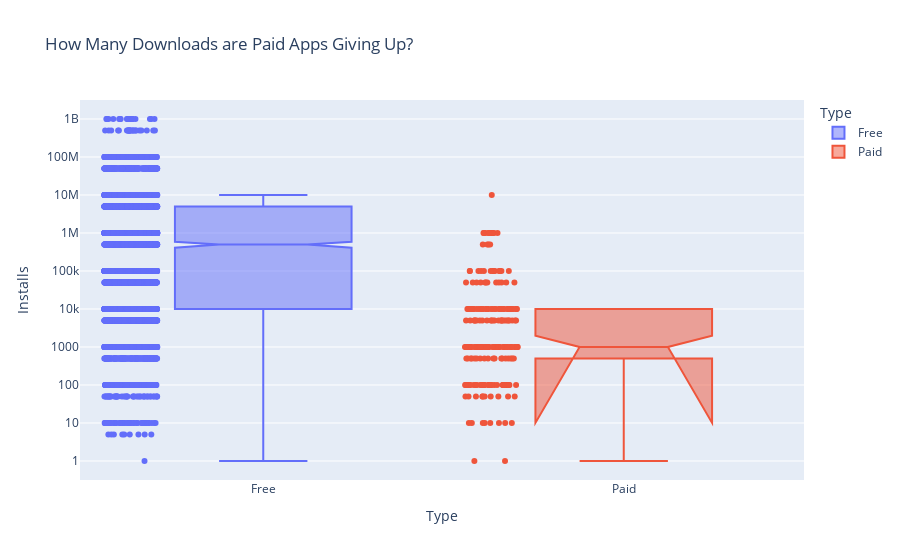

Notebook code cell kept with this figure:
### Markdown cell above
# Plotly Box Plots: Lost Downloads for Paid Apps

**Challenge**: Create a box plot that shows the number of Installs for free versus paid apps. How does the median number of installations compare? Is the difference large or small?

Use the [Box Plots Guide](https://plotly.com/python/box-plots/) and the [.box API reference](https://plotly.com/python-api-reference/generated/plotly.express.box.html) to create the following chart. 

<img src=https://imgur.com/uVsECT3.png>

### Code cell
box = px.box(df_apps_clean,
             y='Installs',
             x='Type',
             color='Type',
             notched=True,
             points='all',
             title='How Many Downloads are Paid Apps Giving Up?')
 
box.update_layout(yaxis=dict(type='log'))
 
box.show()

### Figure 1 — Plotly figure (JSON) as saved in the notebook; plotly's stock layout.template omitted (floating-point values rounded to 4 significant figures; data arrays with more than 128 entries replaced by an {"elided": "..."} marker saying what was removed)
{"data": [{"alignmentgroup": "True", "boxpoints": "all", "hovertemplate": "Type=%{x}<br>Installs=%{y}<extra></extra>", "legendgroup": "Free", "marker": {"color": "#636efa"}, "name": "Free", "notched": true, "offsetgroup": "Free", "orientation": "v", "showlegend": true, "type": "box", "x": {"elided": "7595 str values"}, "x0": " ", "xaxis": "x", "y": {"elided": "7595 int values"}, "y0": " ", "yaxis": "y"}, {"alignmentgroup": "True", "boxpoints": "all", "hovertemplate": "Type=%{x}<br>Installs=%{y}<extra></extra>", "legendgroup": "Paid", "marker": {"color": "#EF553B"}, "name": "Paid", "notched": true, "offsetgroup": "Paid", "orientation": "v", "showlegend": true, "type": "box", "x": {"elided": "227 str values"}, "x0": " ", "xaxis": "x", "y": {"elided": "227 int values"}, "y0": " ", "yaxis": "y"}], "layout": {"boxmode": "overlay", "legend": {"title": {"text": "Type"}, "tracegroupgap": 0}, "title": {"text": "How Many Downloads are Paid Apps Giving Up?"}, "xaxis": {"anchor": "y", "categoryarray": ["Free", "Paid"], "categoryorder": "array", "domain": [0, 1], "title": {"text": "Type"}}, "yaxis": {"anchor": "x", "domain": [0, 1], "title": {"text": "Installs"}, "type": "log"}}}
